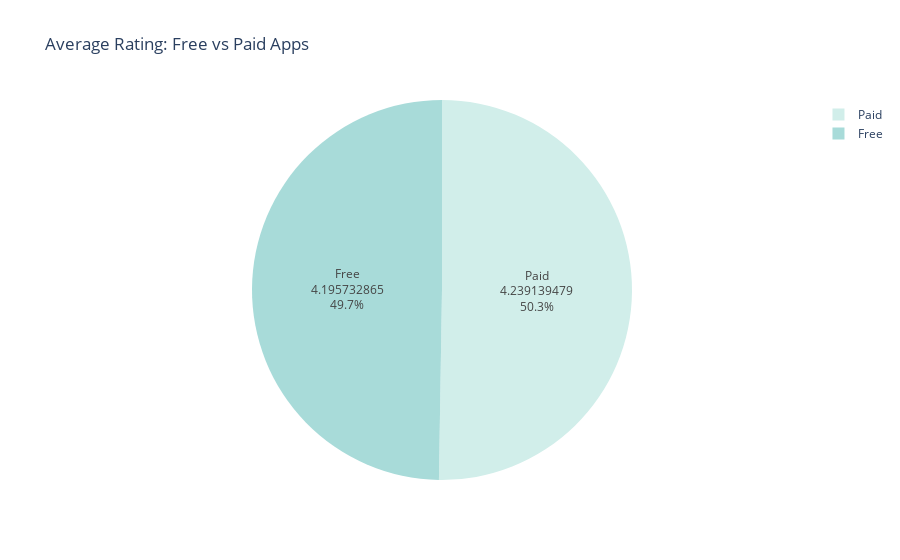

The notebook cell this image was saved under:
### Markdown cell above
# **3.5. How do average ratings compare between Free and Paid apps?**

### Code cell
import plotly.express as px

# Group by Type and calculate average rating
rating_by_type = df.groupby('Type')['Rating'].mean().reset_index()

# Plot Pie Chart
fig = px.pie(rating_by_type, 
             names='Type', 
             values='Rating', 
             title='Average Rating: Free vs Paid Apps',
             color_discrete_sequence=px.colors.sequential.Teal)

fig.update_traces(textposition='inside', textinfo='percent+label+value')
fig.show()

### Figure 1 — Plotly figure (JSON) as saved in the notebook; plotly's stock layout.template omitted (floating-point values rounded to 4 significant figures)
{"data": [{"domain": {"x": [0, 1], "y": [0, 1]}, "hovertemplate": "Type=%{label}<br>Rating=%{value}<extra></extra>", "labels": ["Free", "Paid"], "legendgroup": "", "name": "", "showlegend": true, "textinfo": "percent+label+value", "textposition": "inside", "type": "pie", "values": [4.196, 4.239]}], "layout": {"legend": {"tracegroupgap": 0}, "piecolorway": ["rgb(209, 238, 234)", "rgb(168, 219, 217)", "rgb(133, 196, 201)", "rgb(104, 171, 184)", "rgb(79, 144, 166)", "rgb(59, 115, 143)", "rgb(42, 86, 116)"], "title": {"text": "Average Rating: Free vs Paid Apps"}}}
